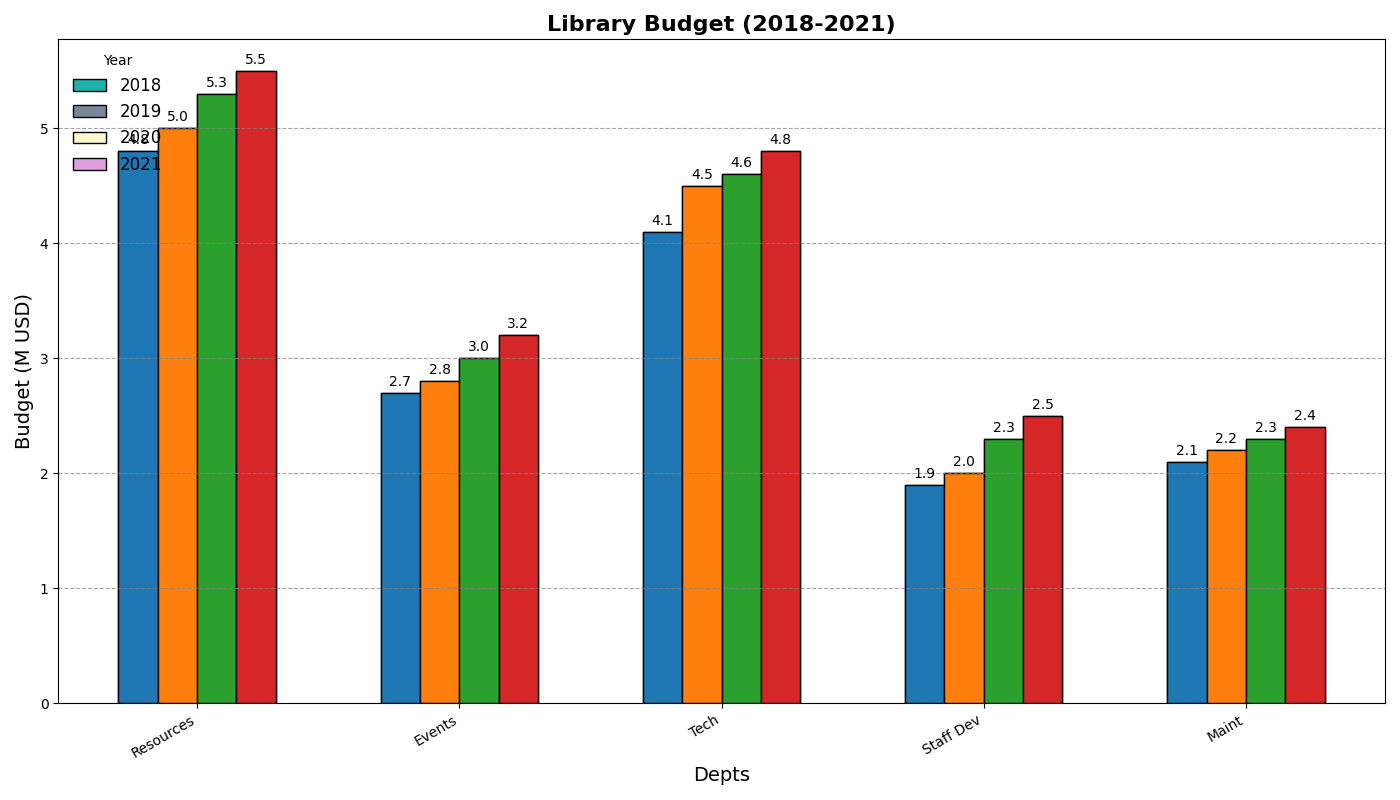

Python code for this plot:
import matplotlib.pyplot as plt
import numpy as np

# Shortened department names
departments = ['Resources', 'Events', 'Tech', 'Staff Dev', 'Maint']
budget_2018 = [4.8, 2.7, 4.1, 1.9, 2.1]
budget_2019 = [5.0, 2.8, 4.5, 2.0, 2.2]
budget_2020 = [5.3, 3.0, 4.6, 2.3, 2.3]
budget_2021 = [5.5, 3.2, 4.8, 2.5, 2.4]

data = np.array([budget_2018, budget_2019, budget_2020, budget_2021])
years = ['2018', '2019', '2020', '2021']

fig, ax = plt.subplots(figsize=(14, 8))
x = np.arange(len(departments))
width = 0.15

bar_colors = ['#20B2AA', '#778899', '#FFFACD', '#DDA0DD']

for i, year in enumerate(years):
    ax.bar(x + (i - 1.5) * width, data[i], width, label=year, edgecolor='black', color=bar_colors[i])

# Shortened labels
ax.set_xlabel('Depts', fontsize=14)
ax.set_ylabel('Budget (M USD)', fontsize=14)
ax.set_title('Library Budget (2018-2021)', fontsize=16, fontweight='bold')

ax.set_xticks(x)
ax.set_xticklabels(departments, rotation=30, ha='right')
ax.legend(title='Year', frameon=False, fontsize=12, loc='upper left')

ax.yaxis.grid(True, linestyle='--', alpha=0.7, color='gray')

def annotate_bars(rects, data_values):
    for i, rect in enumerate(rects):
        for j, bar in enumerate(rect):
            height = data_values[i][j]
            ax.annotate(f'{height:.1f}', 
                        xy=(bar.get_x() + bar.get_width() / 2, height),
                        xytext=(0, 3),
                        textcoords="offset points",
                        ha='center', va='bottom', fontsize=10, color='black')

rects_list = [ax.bar(x + (i - 1.5) * width, data[i], width, edgecolor='black') for i in range(len(years))]
annotate_bars(rects_list, data)

plt.tight_layout()
plt.show()
